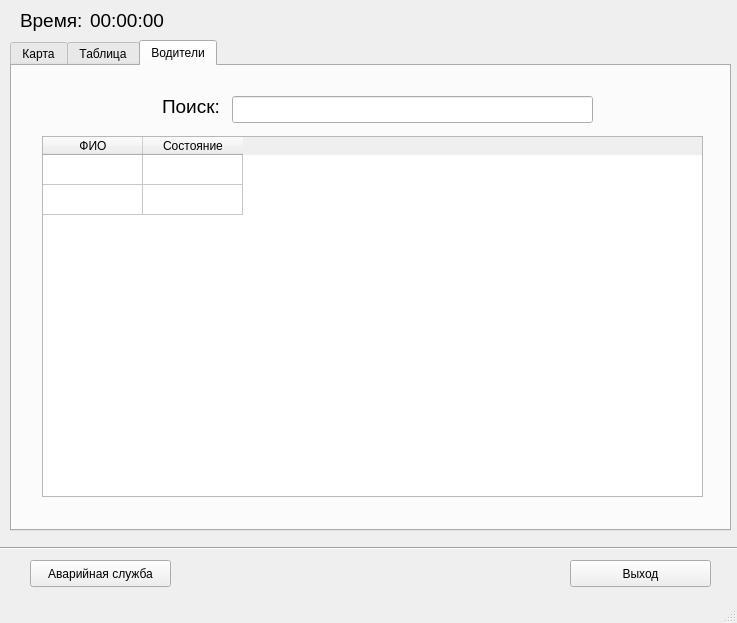
<?xml version="1.0" encoding="UTF-8"?>
<ui version="4.0">
 <class>MainWindow</class>
 <widget class="QMainWindow" name="MainWindow">
  <property name="geometry">
   <rect>
    <x>0</x>
    <y>0</y>
    <width>737</width>
    <height>623</height>
   </rect>
  </property>
  <property name="windowTitle">
   <string>Диспетчер автобусных маршрутов</string>
  </property>
  <widget class="QWidget" name="centralWidget">
   <widget class="QLabel" name="label">
    <property name="geometry">
     <rect>
      <x>20</x>
      <y>10</y>
      <width>71</width>
      <height>21</height>
     </rect>
    </property>
    <property name="font">
     <font>
      <pointsize>14</pointsize>
     </font>
    </property>
    <property name="text">
     <string>Время:</string>
    </property>
   </widget>
   <widget class="QLabel" name="labelTime">
    <property name="geometry">
     <rect>
      <x>90</x>
      <y>10</y>
      <width>91</width>
      <height>21</height>
     </rect>
    </property>
    <property name="font">
     <font>
      <pointsize>14</pointsize>
     </font>
    </property>
    <property name="text">
     <string>00:00:00</string>
    </property>
   </widget>
   <widget class="QTabWidget" name="tabWidget">
    <property name="geometry">
     <rect>
      <x>10</x>
      <y>40</y>
      <width>721</width>
      <height>491</height>
     </rect>
    </property>
    <property name="currentIndex">
     <number>2</number>
    </property>
    <widget class="QWidget" name="tab">
     <attribute name="title">
      <string>Карта</string>
     </attribute>
     <widget class="QGraphicsView" name="map">
      <property name="geometry">
       <rect>
        <x>-10</x>
        <y>-10</y>
        <width>731</width>
        <height>481</height>
       </rect>
      </property>
     </widget>
    </widget>
    <widget class="QWidget" name="tab_2">
     <attribute name="title">
      <string>Таблица</string>
     </attribute>
     <widget class="QTableWidget" name="table">
      <property name="geometry">
       <rect>
        <x>30</x>
        <y>80</y>
        <width>651</width>
        <height>361</height>
       </rect>
      </property>
      <property name="autoFillBackground">
       <bool>false</bool>
      </property>
      <property name="editTriggers">
       <set>QAbstractItemView::NoEditTriggers</set>
      </property>
      <attribute name="verticalHeaderVisible">
       <bool>false</bool>
      </attribute>
      <row>
       <property name="text">
        <string/>
       </property>
      </row>
      <row>
       <property name="text">
        <string>New Row</string>
       </property>
      </row>
      <column>
       <property name="text">
        <string>Номер автобуса</string>
       </property>
      </column>
      <column>
       <property name="text">
        <string>Маршрут</string>
       </property>
      </column>
      <column>
       <property name="text">
        <string>Выезд (график/факт.)</string>
       </property>
      </column>
      <column>
       <property name="text">
        <string>Прибытие(график/факт.)</string>
       </property>
      </column>
      <item row="0" column="0">
       <property name="text">
        <string/>
       </property>
      </item>
      <item row="1" column="0">
       <property name="text">
        <string/>
       </property>
      </item>
     </widget>
     <widget class="QLineEdit" name="lineEdit">
      <property name="geometry">
       <rect>
        <x>310</x>
        <y>30</y>
        <width>341</width>
        <height>27</height>
       </rect>
      </property>
     </widget>
     <widget class="QComboBox" name="comboBox_2">
      <property name="geometry">
       <rect>
        <x>170</x>
        <y>30</y>
        <width>121</width>
        <height>27</height>
       </rect>
      </property>
      <item>
       <property name="text">
        <string>Номер автобуса</string>
       </property>
      </item>
      <item>
       <property name="text">
        <string>Маршрут</string>
       </property>
      </item>
     </widget>
     <widget class="QLabel" name="label_4">
      <property name="geometry">
       <rect>
        <x>70</x>
        <y>30</y>
        <width>101</width>
        <height>21</height>
       </rect>
      </property>
      <property name="font">
       <font>
        <pointsize>14</pointsize>
       </font>
      </property>
      <property name="text">
       <string>Искать по:</string>
      </property>
     </widget>
    </widget>
    <widget class="QWidget" name="tab_3">
     <attribute name="title">
      <string>Водители</string>
     </attribute>
     <widget class="QLineEdit" name="lineEdit_2">
      <property name="geometry">
       <rect>
        <x>220</x>
        <y>30</y>
        <width>361</width>
        <height>27</height>
       </rect>
      </property>
     </widget>
     <widget class="QLabel" name="label_3">
      <property name="geometry">
       <rect>
        <x>150</x>
        <y>30</y>
        <width>71</width>
        <height>21</height>
       </rect>
      </property>
      <property name="font">
       <font>
        <pointsize>14</pointsize>
       </font>
      </property>
      <property name="text">
       <string>Поиск:</string>
      </property>
     </widget>
     <widget class="QTableWidget" name="drivers">
      <property name="geometry">
       <rect>
        <x>30</x>
        <y>70</y>
        <width>661</width>
        <height>361</height>
       </rect>
      </property>
      <property name="editTriggers">
       <set>QAbstractItemView::NoEditTriggers</set>
      </property>
      <attribute name="verticalHeaderVisible">
       <bool>false</bool>
      </attribute>
      <row>
       <property name="text">
        <string/>
       </property>
      </row>
      <row>
       <property name="text">
        <string/>
       </property>
      </row>
      <column>
       <property name="text">
        <string>ФИО</string>
       </property>
      </column>
      <column>
       <property name="text">
        <string>Состояние</string>
       </property>
      </column>
     </widget>
    </widget>
   </widget>
   <widget class="Line" name="line">
    <property name="geometry">
     <rect>
      <x>0</x>
      <y>540</y>
      <width>741</width>
      <height>16</height>
     </rect>
    </property>
    <property name="orientation">
     <enum>Qt::Horizontal</enum>
    </property>
   </widget>
   <widget class="QPushButton" name="pushButton">
    <property name="geometry">
     <rect>
      <x>570</x>
      <y>560</y>
      <width>141</width>
      <height>27</height>
     </rect>
    </property>
    <property name="text">
     <string>Выход</string>
    </property>
   </widget>
   <widget class="QPushButton" name="pushButton_2">
    <property name="geometry">
     <rect>
      <x>30</x>
      <y>560</y>
      <width>141</width>
      <height>27</height>
     </rect>
    </property>
    <property name="text">
     <string>Аварийная служба</string>
    </property>
   </widget>
  </widget>
  <widget class="QStatusBar" name="statusBar"/>
  <action name="action">
   <property name="text">
    <string>Посмотреть информацию о водителях</string>
   </property>
  </action>
 </widget>
 <layoutdefault spacing="6" margin="11"/>
 <resources/>
 <connections/>
</ui>
